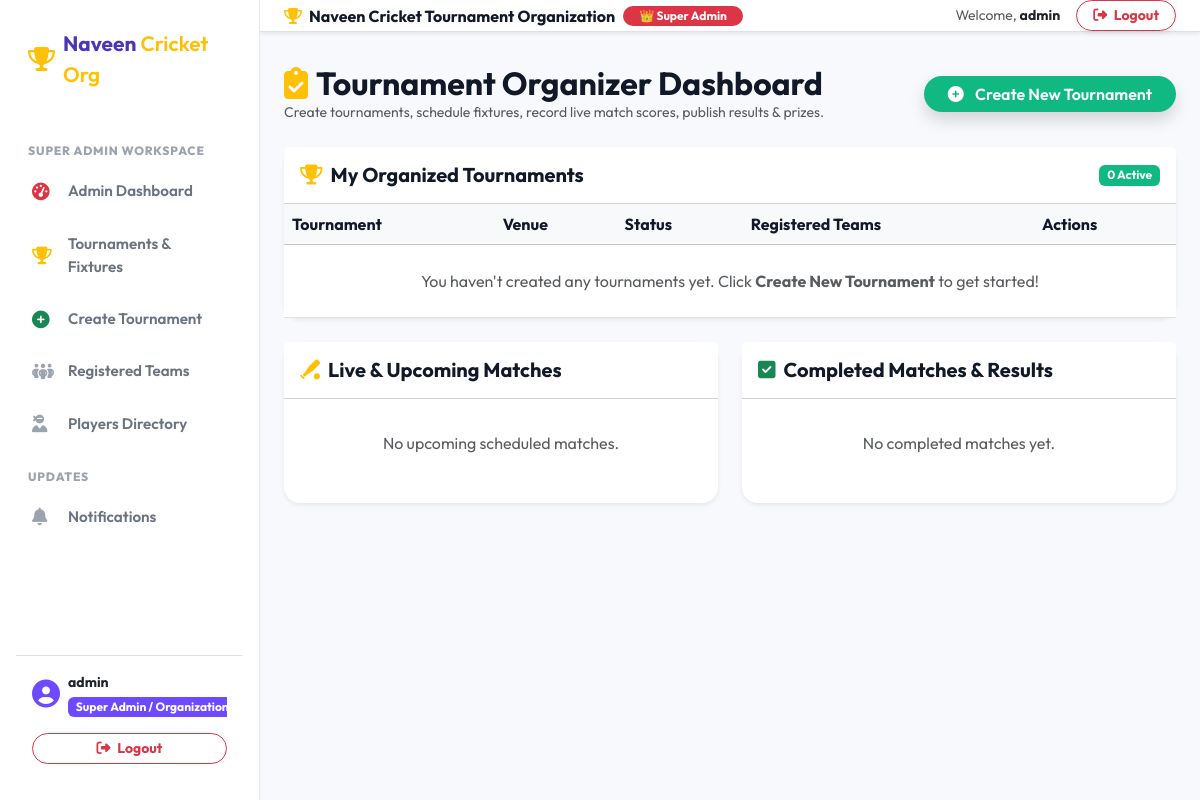
Before: /organizer/dashboard/ (signed in) with the older database file.
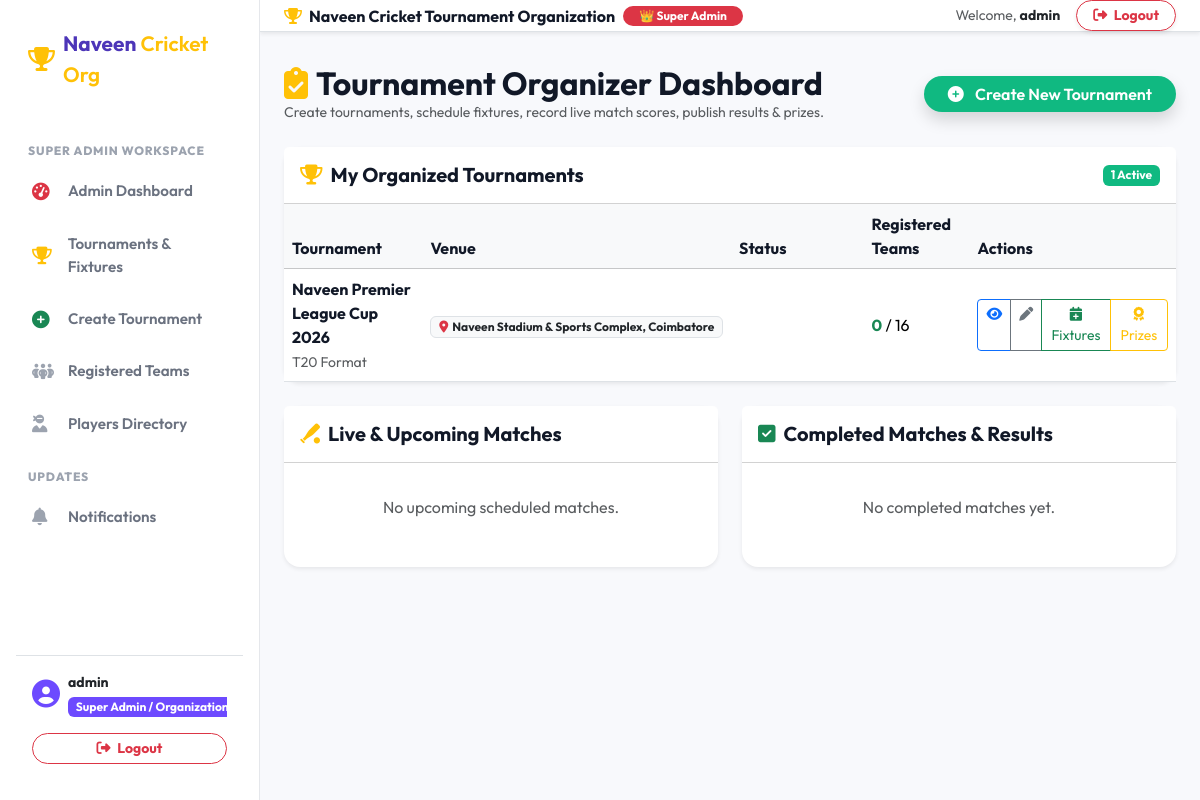
After: the same page with the newer database file.
### apps/tournaments/models.py (models this page shows, shortened)
class Tournament(models.Model):
    class TournamentType(models.TextChoices):
        T20 = 'T20', 'T20 Format'
        TEN_OVER = '10_OVER', '10 Overs Format'
        KNOCKOUT = 'KNOCKOUT', 'Knockout Tournament'
        LEAGUE_KNOCKOUT = 'LEAGUE_KNOCKOUT', 'League + Knockout'
        BOX_CRICKET = 'BOX_CRICKET', 'Box Cricket / Indoor'
    class Status(models.TextChoices):
        DRAFT = 'DRAFT', 'Draft'
        UPCOMING = 'UPCOMING', 'Upcoming'
        REGISTRATION_OPEN = 'REGISTRATION_OPEN', 'Registration Open'
        REGISTRATION_CLOSED = 'REGISTRATION_CLOSED', 'Registration Closed'
        ONGOING = 'ONGOING', 'Ongoing'
        COMPLETED = 'COMPLETED', 'Completed'
        CANCELLED = 'CANCELLED', 'Cancelled'
    name = models.CharField(max_length=200)
    tournament_type = models.CharField(
        max_length=50,
        choices=TournamentType.choices,
        default=TournamentType.T20
    )
    description = models.TextField()
    district = models.ForeignKey('locations.District', on_delete=models.SET_NULL, null=True, related_name='tournaments')
    taluk = models.ForeignKey('locations.Taluk', on_delete=models.SET_NULL, null=True, blank=True, related_name='tournaments')
    village = models.ForeignKey('locations.Village', on_delete=models.SET_NULL, null=True, blank=True, related_name='tournaments')
    venue = models.CharField(max_length=255)
    start_date = models.DateField()
    end_date = models.DateField()
    registration_start_date = models.DateField()
    registration_end_date = models.DateField()
    entry_fee = models.DecimalField(max_digits=10, decimal_places=2, default=0.00)
    organizer = models.ForeignKey(settings.AUTH_USER_MODEL, on_delete=models.CASCADE, related_name='organized_tournaments')
    contact_phone = models.CharField(max_length=15)
    contact_email = models.EmailField()
    max_teams = models.PositiveIntegerField(default=16)
    status = models.CharField(
        max_length=25,
        choices=Status.choices,
        default=Status.REGISTRATION_OPEN
    )
    banner = models.ImageField(upload_to='tournament_banners/', blank=True, null=True)
    created_at = models.DateTimeField(auto_now_add=True)
    updated_at = models.DateTimeField(auto_now=True)
    class Meta:
        ordering = ['-start_date']
    @property
    def registered_teams_count(self):
        return self.registrations.filter(status='APPROVED').count()

### apps/accounts/views.py (the view)
# urls.py: path('organizer/dashboard/', organizer_dashboard_view, name='accounts_organizer_dashboard'),
@login_required(login_url='login')
def organizer_dashboard_view(request):
    if not (request.user.is_organizer_role or request.user.is_admin_role):
        messages.error(request, "Access restricted to Tournament Organizers.")
        return redirect('player_dashboard')
    my_tournaments = Tournament.objects.filter(organizer=request.user)
    my_tournament_ids = my_tournaments.values_list('id', flat=True)
    my_teams = Team.objects.filter(tournament_registrations__tournament_id__in=my_tournament_ids).distinct()
    upcoming_matches = Match.objects.filter(tournament_id__in=my_tournament_ids, status='SCHEDULED')
    completed_matches = Match.objects.filter(tournament_id__in=my_tournament_ids, status='COMPLETED')
    return render(request, 'dashboards/organizer_dashboard.html', {
        'my_tournaments': my_tournaments,
        'my_teams': my_teams,
        'upcoming_matches': upcoming_matches,
        'completed_matches': completed_matches,
    })

### apps/accounts/models.py (called while the page is built)
    @property
    def is_admin_role(self):
        return self.role == self.Role.ADMIN or self.is_superuser

    @property
    def is_organizer_role(self):
        return self.is_admin_role or self.is_captain_role

### apps/notifications/context_processors.py (called while the page is built)
def unread_notifications(request):
    if request.user.is_authenticated:
        unread_count = Notification.objects.filter(recipient=request.user, is_read=False).count()
        recent_notifications = Notification.objects.filter(recipient=request.user)[:5]
        return {
            'unread_notifications_count': unread_count,
            'recent_notifications': recent_notifications
        }
    return {
        'unread_notifications_count': 0,
        'recent_notifications': []
    }

### templates/dashboards/organizer_dashboard.html (shortened to what the changed rows need)
{% extends 'base.html' %}
{% block content %}
<div class="d-flex justify-content-between align-items-center mb-4">
    <div>
        <h2 class="fw-bold text-navy mb-0"><i class="fa-solid fa-clipboard-check text-warning me-2"></i>Tournament Organizer Dashboard</h2>
    </div>
</div>
<div class="card border-0 shadow-sm rounded-4 mb-4">
    <div class="card-header bg-navy text-white p-3 d-flex justify-content-between align-items-center">
        <h5 class="fw-bold mb-0"><i class="fa-solid fa-trophy text-warning me-2"></i>My Organized Tournaments</h5>
        <span class="badge bg-emerald">{{ my_tournaments.count }} Active</span>
    </div>
    <div class="card-body p-0">
        <div class="table-responsive">
            <table class="table table-hover align-middle mb-0">
                <thead class="table-light">
                    <tr>
                        <th>Tournament</th>
                        <th>Venue</th>
                        <th>Status</th>
                        <th>Registered Teams</th>
                        <th>Actions</th>
                    </tr>
                </thead>
                <tbody>
                    {% for t in my_tournaments %}
                        <tr>
                            <td>
                                <strong class="text-navy d-block">{{ t.name }}</strong>
                                <small class="text-muted">{{ t.get_tournament_type_display }}</small>
                            </td>
                            <td>
                                <span class="badge bg-light text-dark border"><i class="fa-solid fa-location-dot text-danger me-1"></i>{{ t.venue }}</span>
                            </td>
                            <td>
                                <span class="badge badge-status
                                    {% if t.status == 'ONGOING' %}badge-ongoing
                                    {% elif t.status == 'REGISTRATION_OPEN' %}badge-registration-open
                                    {% else %}badge-upcoming{% endif %}">
                                </span>
                            </td>
                            <td>
                                <span class="fw-bold text-success">{{ t.registered_teams_count }}</span> / {{ t.max_teams }}
                            </td>
                            <td>
                                <div class="btn-group btn-group-sm">
                                    <a href="{% url 'tournament_detail' t.id %}" class="btn btn-outline-primary" title="View Details"><i class="fa-solid fa-eye"></i></a>
                                    <a href="{% url 'tournament_edit' t.id %}" class="btn btn-outline-secondary" title="Edit Tournament"><i class="fa-solid fa-pen"></i></a>
                                    <a href="{% url 'match_create' t.id %}" class="btn btn-outline-success" title="Schedule Match Fixture"><i class="fa-solid fa-calendar-plus"></i> Fixtures</a>
                                    <a href="{% url 'prize_create' t.id %}" class="btn btn-outline-warning" title="Add Prizes"><i class="fa-solid fa-award"></i> Prizes</a>
                                </div>
                            </td>
                        </tr>
                    {% empty %}
                        <tr>
                            <td colspan="5" class="text-center py-4 text-muted">
                                You haven't created any tournaments yet. Click <strong>Create New Tournament</strong> to get started!
                            </td>
                        </tr>
                    {% endfor %}
                </tbody>
            </table>
        </div>
    </div>
</div>
{% endblock %}

Changed rows visible on the page:
added Tournament: name "Naveen Premier League Cup 2026", tournament_type "T20 Format", venue "Naveen Stadium & Sports Complex, Coimbatore", registered_teams_count "0", max_teams "16"
Other visible differences:
{{ my_tournaments.count }}: "0" → "1"
text no longer shown: "You haven't created any tournaments yet. Click Create New Tournament to get started!"
